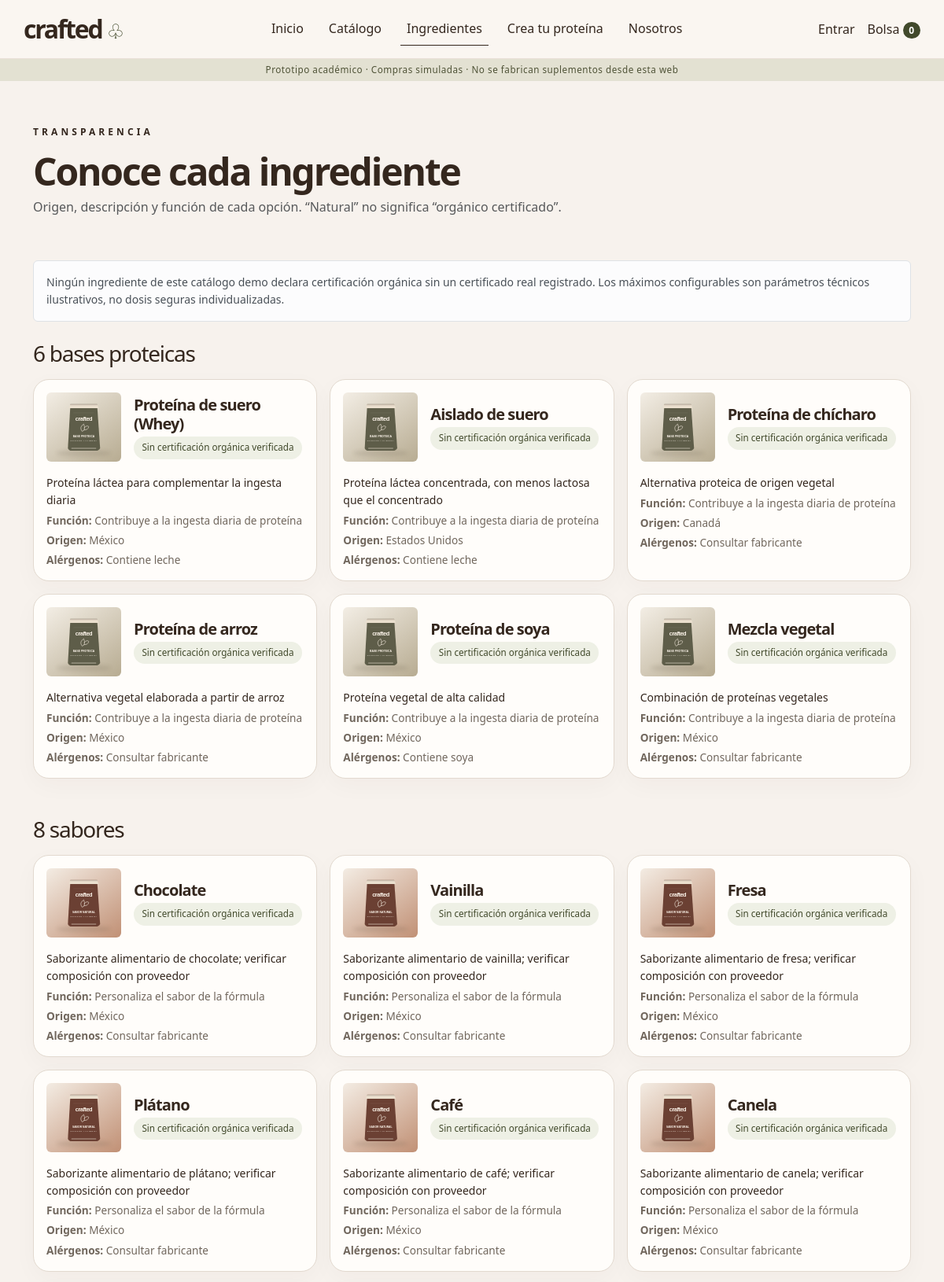
Screenshot of /index.php?page=ingredientes (upper part) with the database file from the repository.
### tables this page shows
CREATE TABLE `ingredientes` (
  `id` bigint unsigned NOT NULL AUTO_INCREMENT,
  `nombre` varchar(120) NOT NULL,
  `categoria` enum('base','sabor','suplemento','fibra') NOT NULL,
  `descripcion` text NOT NULL,
  `beneficios` text NOT NULL,
  `origen` varchar(100) NOT NULL,
  `fabricante` varchar(120) NOT NULL,
  `foto` varchar(255) NOT NULL DEFAULT 'assets/img/producto.svg',
  `organico_certificado` tinyint(1) NOT NULL DEFAULT '0',
  `numero_certificado` varchar(120) DEFAULT NULL,
  `alergenos` varchar(255) NOT NULL DEFAULT 'Consultar fabricante',
  `precio_por_gramo` decimal(10,4) NOT NULL,
  `stock_gramos` decimal(12,2) NOT NULL DEFAULT '0.00',
  `minimo_g` decimal(14,8) NOT NULL DEFAULT '0.00000000',
  `maximo_g` decimal(14,8) NOT NULL DEFAULT '0.00000000',
  `admite_barrita` tinyint(1) NOT NULL DEFAULT '1',
  `activo` tinyint(1) NOT NULL DEFAULT '1',
  PRIMARY KEY (`id`),
  CONSTRAINT `ingredientes_chk_1` CHECK ((`stock_gramos` >= 0)),
  CONSTRAINT `ingredientes_chk_2` CHECK ((`precio_por_gramo` >= 0)),
  CONSTRAINT `ingredientes_chk_3` CHECK ((`maximo_g` >= `minimo_g`))
);

### index.php (called while the page is built, shortened)
<?php
require_once __DIR__ . '/lib.php';
$page = (string)($_GET['page'] ?? 'inicio');
include __DIR__ . '/views/' . $page . '.php';

### views/ingredientes.php (the view)
<div class="container"><div class="page-head"><div class="kicker mb-3">TRANSPARENCIA</div><h1>Conoce cada ingrediente</h1><p class="text-muted">Origen, descripción y función de cada opción. “Natural” no significa “orgánico certificado”.</p></div><div class="alert alert-light border small mb-4">Ningún ingrediente de este catálogo demo declara certificación orgánica sin un certificado real registrado. Los máximos configurables son parámetros técnicos ilustrativos, no dosis seguras individualizadas.</div>
<?php $groups=['base'=>'6 bases proteicas','sabor'=>'8 sabores','suplemento'=>'10 complementos','fibra'=>'7 tipos de fibra'];foreach($groups as $category=>$heading):$ings=q('SELECT * FROM ingredientes WHERE categoria=? AND activo=1 ORDER BY id',[$category])->fetchAll();?><section class="mb-5"><h2 class="h3 mb-3"><?=h($heading)?></h2><div class="row row-cols-1 row-cols-md-2 row-cols-lg-3 g-3"><?php foreach($ings as $in): ?><div class="col"><div class="surface h-100 p-3"><div class="d-flex align-items-center gap-3"><img width="95" height="88" class="rounded object-fit-cover" src="<?=h(product_image($in))?>" alt="<?=h($in['nombre'])?>" loading="lazy"><div><h5 class="mb-1"><?=h($in['nombre'])?></h5><span class="tag"><?= $in['organico_certificado']?'Certificado orgánico':'Sin certificación orgánica verificada' ?></span></div></div><p class="small mt-3 mb-1"><?=h($in['descripcion'])?></p><p class="small-muted mb-1"><strong>Función:</strong> <?=h($in['beneficios'])?></p><p class="small-muted mb-1"><strong>Origen:</strong> <?=h($in['origen'])?></p><p class="small-muted mb-0"><strong>Alérgenos:</strong> <?=h($in['alergenos'])?></p></div></div><?php endforeach ?></div></section><?php endforeach ?></div>

### assets/css/style.css (style rules this page uses)
:root { --cream:#f7f2ed;--cream2:#eee8df;--ink:#34271e;--olive:#41492b;--clay:#c98969;--line:#e2d9cf;--card:#fffdfa;--bs-body-bg:var(--cream);--bs-body-color:var(--ink);--bs-primary:var(--olive) }
* { box-sizing:border-box }
body { font-family:system-ui,-apple-system,'Segoe UI',sans-serif;color:var(--ink);background:var(--cream);line-height:1.55 }
h1,h2,h3,h4,h5 { letter-spacing:-.045em;font-weight:660 }
h1 { font-size:clamp(2.7rem,5.2vw,5.9rem);line-height:1.02 }
h2 { font-size:clamp(2rem,3.4vw,3.5rem) }
.kicker { font-size:.75rem;letter-spacing:.34em;text-transform:uppercase;font-weight:650 }
.surface { border:1px solid var(--line);border-radius:20px;background:var(--card);box-shadow:0 9px 30px #35251708 }
.tag { font-size:.73rem;color:var(--olive);background:#eef0e5;border-radius:20px;padding:.33rem .65rem;display:inline-block }
.page-head { padding:3.5rem 0 2.5rem }
.page-head h1 { font-size:clamp(2.5rem,4vw,4rem) }
.small-muted { font-size:.85rem;color:#71675d }

### rows the page displays
ingredientes: foto (picture), nombre "Proteína de suero (Whey)", organico_certificado "Sin certificación orgánica verificada", descripcion "Proteína láctea para complementar la ingesta diaria", beneficios "Contribuye a la ingesta diaria de proteína", origen "México", alergenos "Contiene leche"
ingredientes: foto (picture), nombre "Aislado de suero", organico_certificado "Sin certificación orgánica verificada", descripcion "Proteína láctea concentrada, con menos lactosa que el concentrado", beneficios "Contribuye a la ingesta diaria de proteína", origen "Estados Unidos", alergenos "Contiene leche"
ingredientes: foto (picture), nombre "Proteína de chícharo", organico_certificado "Sin certificación orgánica verificada", descripcion "Alternativa proteica de origen vegetal", beneficios "Contribuye a la ingesta diaria de proteína", origen "Canadá", alergenos "Consultar fabricante"
ingredientes: foto (picture), nombre "Proteína de arroz", organico_certificado "Sin certificación orgánica verificada", descripcion "Alternativa vegetal elaborada a partir de arroz", beneficios "Contribuye a la ingesta diaria de proteína", origen "México", alergenos "Consultar fabricante"
ingredientes: foto (picture), nombre "Proteína de soya", organico_certificado "Sin certificación orgánica verificada", descripcion "Proteína vegetal de alta calidad", beneficios "Contribuye a la ingesta diaria de proteína", origen "México", alergenos "Contiene soya"
ingredientes: foto (picture), nombre "Mezcla vegetal", organico_certificado "Sin certificación orgánica verificada", descripcion "Combinación de proteínas vegetales", beneficios "Contribuye a la ingesta diaria de proteína", origen "México", alergenos "Consultar fabricante"
ingredientes: foto (picture), nombre "Chocolate", organico_certificado "Sin certificación orgánica verificada", descripcion "Saborizante alimentario de chocolate; verificar composición con proveedor", beneficios "Personaliza el sabor de la fórmula", origen "México", alergenos "Consultar fabricante"
ingredientes: foto (picture), nombre "Vainilla", organico_certificado "Sin certificación orgánica verificada", descripcion "Saborizante alimentario de vainilla; verificar composición con proveedor", beneficios "Personaliza el sabor de la fórmula", origen "México", alergenos "Consultar fabricante"
ingredientes: foto (picture), nombre "Fresa", organico_certificado "Sin certificación orgánica verificada", descripcion "Saborizante alimentario de fresa; verificar composición con proveedor", beneficios "Personaliza el sabor de la fórmula", origen "México", alergenos "Consultar fabricante"
ingredientes: foto (picture), nombre "Plátano", organico_certificado "Sin certificación orgánica verificada", descripcion "Saborizante alimentario de plátano; verificar composición con proveedor", beneficios "Personaliza el sabor de la fórmula", origen "México", alergenos "Consultar fabricante"
ingredientes: foto (picture), nombre "Café", organico_certificado "Sin certificación orgánica verificada", descripcion "Saborizante alimentario de café; verificar composición con proveedor", beneficios "Personaliza el sabor de la fórmula", origen "México", alergenos "Consultar fabricante"
ingredientes: foto (picture), nombre "Canela", organico_certificado "Sin certificación orgánica verificada", descripcion "Saborizante alimentario de canela; verificar composición con proveedor", beneficios "Personaliza el sabor de la fórmula", origen "México", alergenos "Consultar fabricante"

### other values shown
$label "Inicio"
$label "Catálogo"
$label "Ingredientes"
$label "Crea tu proteína"
$label "Nosotros"
count_cart($u) "0"
$heading "6 bases proteicas"
$heading "8 sabores"
